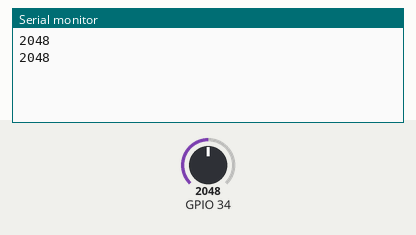
This sketch was run on a simulated ESP32. Shown: the last lines printed to the serial monitor. Inputs (shaded band) come from the test bench; at power-on: GPIO 34 = 2048. WiFi joins after 1.5 s; servers stay silent unless stated.

Above: at 3.0 s.
3.1 s: GPIO 34 set to 2866
At 4.4 s:
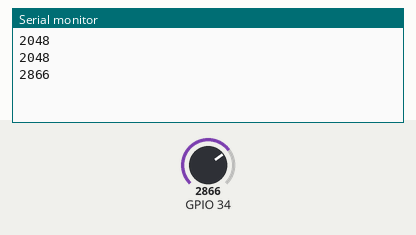
4.6 s: GPIO 34 set to 3603
At 5.5 s:
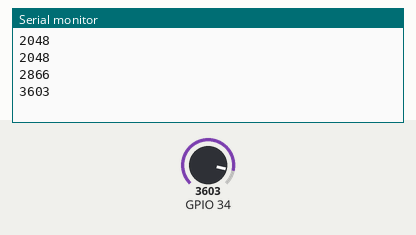
Timing chart, 0 to 7.6 s (numbered marks = the images above; inputs shaded):
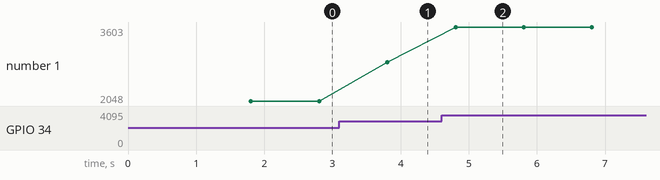

The sketch:

analog_iot.ino
```cpp
#define BLYNK_TEMPLATE_ID "TMPL33pNmYb72"
#define BLYNK_TEMPLATE_NAME "analog"
#define BLYNK_AUTH_TOKEN "Pya8OxALPasStkK-QKlpjVcA01kxvaUH"

#define BLYNK_PRINT Serial

#include <WiFi.h>
#include <WiFiClient.h>
#include <BlynkSimpleEsp32.h>

char auth[] = BLYNK_AUTH_TOKEN;
char ssid[] ="Realme";
char pass[] = "hotspotpassword";

BlynkTimer timer;

void setup() {
  // put your setup code here, to run once:
 // pinMode(26,ANALOG);
  pinMode(34, INPUT);
  Serial.begin(115200);
  Blynk.begin(auth, ssid, pass);
 // timer.setInterval(1000L, sendSensorData);

}

void loop() {
  // put your main code here, to run repeatedly:
  Blynk.run();  // Keep Blynk connected
  //timer.run();  // Run the timer to send data
  int potvalue = analogRead(34);
  Serial.println(potvalue);
  Blynk.virtualWrite(V1,potvalue);
  delay(1000);
  //int potvalue=analogRead(26);
  //Blynk.virtualWrite(V1,potvalue);

}

/*
void sendSensorData() {
  int potvalue = analogRead(34);  // Read potentiometer value
  Blynk.virtualWrite(V1, potvalue);  // Send value to Blynk Virtual Pin V1
}
*/
```

Measured:
- after the input at 3.1 s, the serial monitor: prints a new line after 0.71 s (image 1)
- after the input at 4.6 s, the serial monitor: prints a new line after 0.21 s (image 2)
- plotted number 1: 2048 → 2866 after the input at 3.1 s, 2866 → 3603 after the input at 4.6 s
